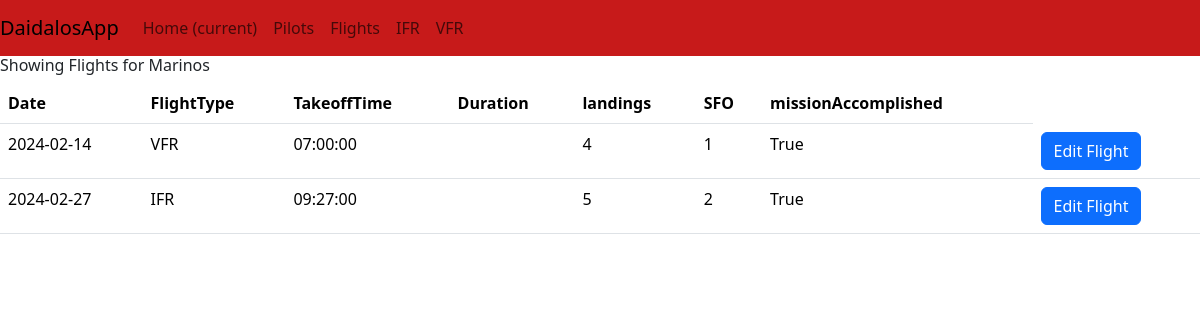
The page /flights/1 on the database its author committed.
### app/models.py (models this page shows, shortened)
class Pilot(Base):
    __tablename__= 'pilots'
    id: Mapped[int] = mapped_column(primary_key=True)
    name: Mapped[str] = mapped_column(String(30), nullable=False)
    surname: Mapped[str] = mapped_column(String(30), nullable=False)
    typeRate: Mapped[str] = mapped_column(String(30), nullable=False)
    instructorCategory: Mapped[str] = mapped_column(String(2), nullable=False)
    flights: Mapped[List["Flight"]] = relationship(back_populates="pilot")

class Flight(Base):
    __tablename__= 'flights'
    id: Mapped[int] = mapped_column(primary_key=True)
    date: Mapped[datetime.date] = mapped_column(Date, nullable=False)
    flightType: Mapped[str] = mapped_column(String(30), nullable=False)
    takeoff: Mapped[time] = mapped_column(Time, nullable=False)
    flightDuration: Mapped[float] = mapped_column(Float(2), nullable=False)
    landings: Mapped[int] = mapped_column(nullable=False)
    SFO: Mapped[int] = mapped_column(nullable=False)
    missionAccomplished: Mapped[bool] = mapped_column(Boolean(), nullable=False)
    pilot_id: Mapped[int] = mapped_column(ForeignKey("pilots.id"))
    pilot: Mapped["Pilot"] = relationship(back_populates="flights")
    """ def __init__(self, date=None, pilot=None, flightType=None, takeoff=None, flightDuration=None, landings=None, SFO=None, missionAccomplished=None):
        self.date = date
        self.pilot = pilot
        self.flightType = flightType
        self.takeoff = takeoff
        self.flightDuration = flightDuration
        self.landings = landings
        self.SFO = SFO
        self.missionAccomplished = missionAccomplished """

### app/routes.py (the view)
@app.route("/flights/<pilot_id>", methods=["GET"])
def show_pilot_flights(pilot_id):
    pilot = Pilot.query.filter(Pilot.id == pilot_id).first()
    flights = pilot.flights
    return render_template("pilot_flights.html", pilot=pilot, flights=flights)

### app/__init__.py (called while the page is built)
@app.teardown_appcontext
def shutdown_session(exception=None):
    db_session.remove()

### app/templates/pilot_flights.html (shortened to what this page needs)
{% extends 'base.html' %} {% block content %}
<h6>Showing Flights for {{pilot.name}}</h6>
<table class="table">
  <thead>
  <tr>
    <th scope="col">Date</th>
    <th scope="col">FlightType</th>
    <th scope="col">TakeoffTime</th>
    <th scope="col">Duration</th>
    <th scope="col">landings</th>
    <th scope="col">SFO</th>
    <th scope="col">missionAccomplished</th>
  </tr>
</thead>
<tbody>
{% for flight in flights %}
  <tr scope="row">
    <td>{{ flight.date }}</td>
    <td>{{ flight.flightType }}</td>
    <td>{{ flight.takeoff }}</td>
    <td>{{ flight.duration }}</td>
    <td>{{ flight.landings }}</td>
    <td>{{ flight.SFO }}</td>
    <td>{{ flight.missionAccomplished }}</td>
    <td>
      <a class="btn btn-primary" href="/flight/{{pilot.id}}/{{flight.id}}">Edit Flight</a>
    </td>
  </tr>
{% endfor %}
</tbody>
</table>
{% endblock %}

### rows shown on the page
Pilot: name "Marinos"
Flight: date "2024-02-14", flightType "VFR", takeoff "07:00:00", landings "4", SFO "1", missionAccomplished "True"
Flight: date "2024-02-27", flightType "IFR", takeoff "09:27:00", landings "5", SFO "2", missionAccomplished "True"
